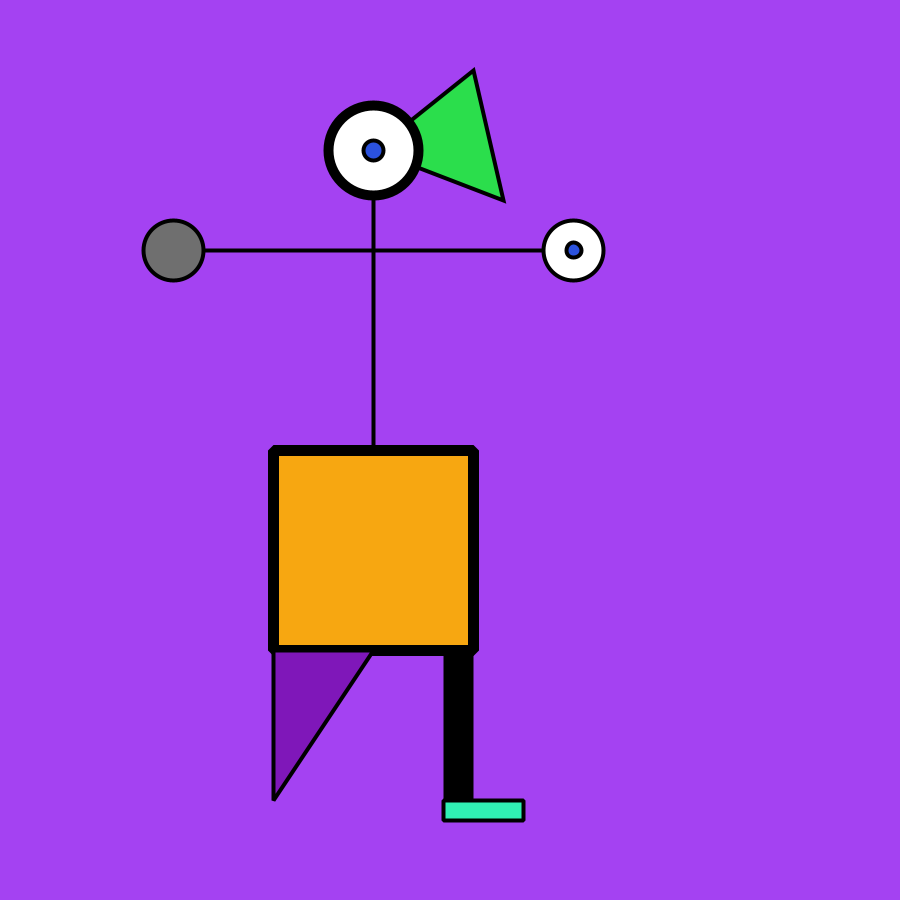
Frame 1 (no input)
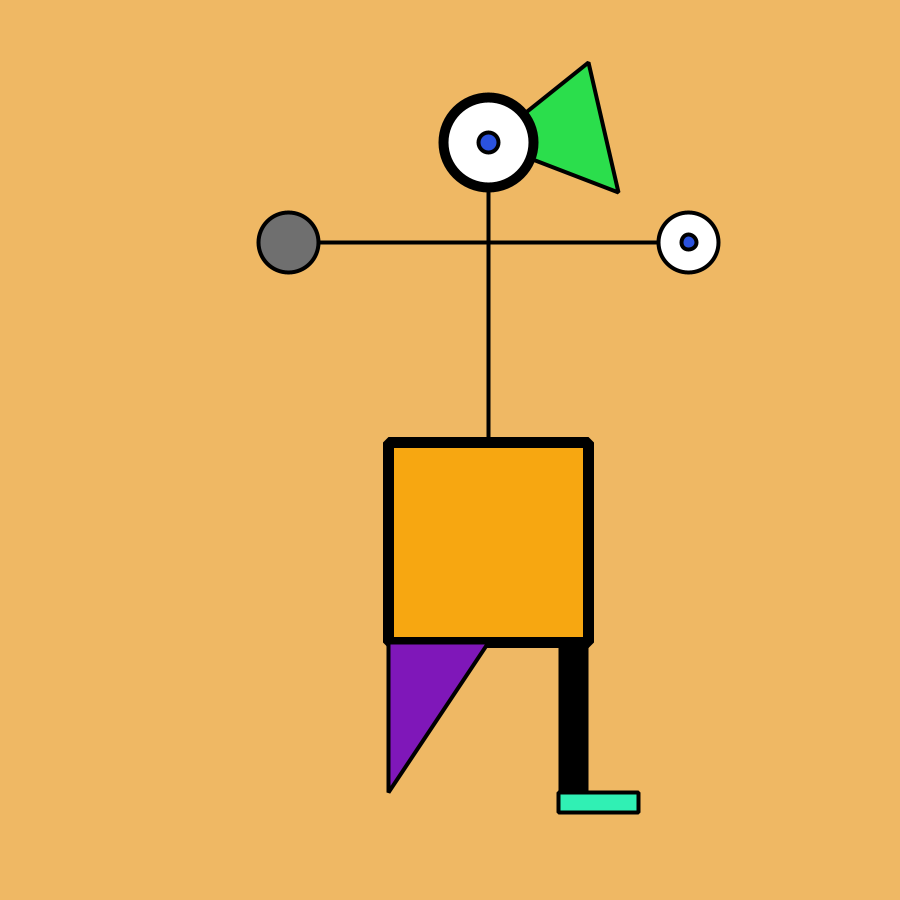
Frame 60 (the mouse pressed at the canvas centre just before this capture)
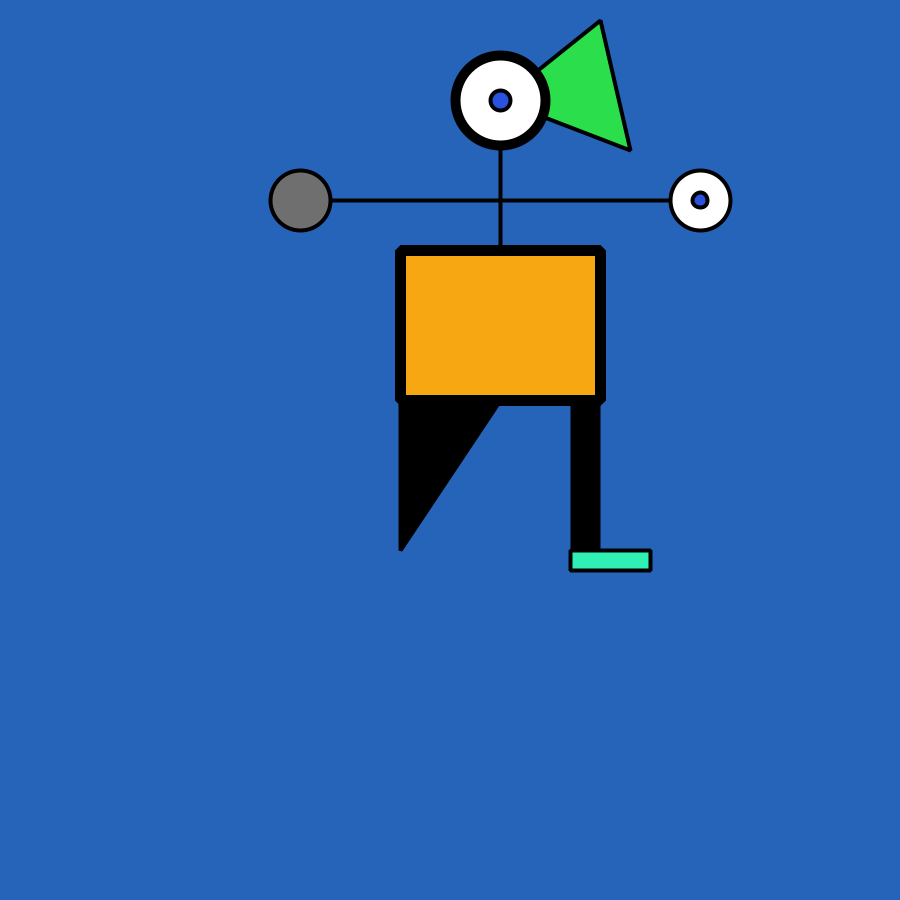
Frame 120 (the mouse held since frame 60 and released just before this capture)

The Processing sketch that drew these frames (run headless with seeded random() and noise(); from frame 60 on, the mouse is pressed at the canvas centre):

// Processing sketch: processing_57626
// ── processing_57626.pde


float x=400;
float y=150;
float speed = 50;
int direction = 1;
int bodyHeight = 200;
int neckHeight = 300;
int diameter = 90;

void setup(){
  size (900, 900);
  smooth();
  ellipseMode (DIAMETER);
  frameRate (5); //fast changing background
}

void draw(){
  float r = random (0,255);//random colour selection
  float g = random (0, 255);
  float b = random (0, 255);
  background (r, g, b);
x += random(-speed, speed);//random jittering
y += random(-speed, speed);
x = constrain(x, 300, 500);//stays in view
y = constrain(y, 100, 150);
  
  if (mousePressed){
    neckHeight = 150;
    bodyHeight = 150;
  }else{
    neckHeight = 300;
    bodyHeight = 200;
  }
  float ny = y+bodyHeight+neckHeight+diameter;
  
  //triangle
  strokeWeight(4);
  fill(43, 222, 76);
  triangle (x, y, x+100, y-80, x+130, y+50);
  //big eye
  strokeWeight(10);
  fill(255);
  ellipse(x, y, diameter, diameter);
  //pupil
  strokeWeight(4);
  fill(43, 82, 222);
  ellipse(x, y, 20, 20);
  //neck
  line(x, y+diameter/2, x, y+neckHeight);
  //cross section
  strokeWeight(4);
  line(x-200, y+100, x+200, y+100);
  //left
  fill(111);
  ellipse(x-200, y+100, 60, 60);
  fill(43, 82, 222);
  ellipse(x+200, y+100, 15, 15);
  //right
  fill(255);
  ellipse(x+200, y+100, 60, 60);
  fill(43,82, 222);
  ellipse(x+200, y+100, 15, 15);
  //body
  strokeWeight(11);
  strokeJoin(BEVEL);
  fill(247, 167, 17);
  rect(x-100, y+neckHeight, 200, bodyHeight);
 
  //legs
  strokeWeight(4);
  stroke (0);
  fill(127, 23, 185);
  if (mousePressed == true){
    fill(0);
    }
    triangle(x-100, y+neckHeight+bodyHeight+150, x-100, y+neckHeight+bodyHeight, x, y+neckHeight+bodyHeight);
    
    strokeWeight(30);
    strokeCap(SQUARE);
    line (x+85, y+neckHeight+bodyHeight, x+85, y+neckHeight+bodyHeight+150);
    strokeWeight(4);
    fill(48, 240, 180);
    rect(x+70, y+neckHeight+bodyHeight+150, 80, 20);
 
}
